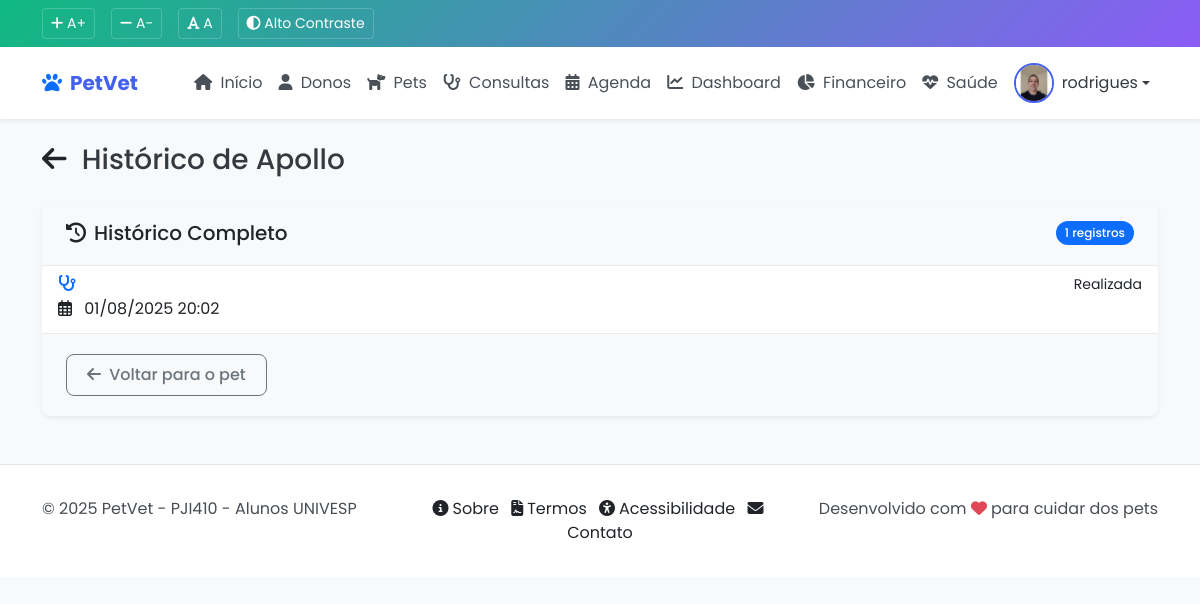
The page /core/pets/15/historico/ (signed in) on the database its author committed.
### core/models.py (models this page shows, shortened)
class Profile(models.Model):
    user = models.OneToOneField(User, on_delete=models.CASCADE, related_name='profile')
    avatar = models.ImageField(upload_to='avatars/', null=True, blank=True)
    bio = models.TextField(max_length=500, blank=True)
    telefone = models.CharField(max_length=15, blank=True)

class Pet(models.Model):
    ESPECIES = (
        ('CACHORRO', 'Cachorro'),
        ('GATO', 'Gato'),
        ('AVE', 'Ave'),
        ('ROEDOR', 'Roedor'),
        ('REPTIL', 'Réptil'),
        ('OUTRO', 'Outro'),
    )
    SEXO = (
        ('M', 'Macho'),
        ('F', 'Fêmea'),
    )
    nome = models.CharField(max_length=100)
    dono = models.ForeignKey(Dono, on_delete=models.CASCADE, related_name='pets')
    especie = models.CharField(max_length=20, choices=ESPECIES)
    raca = models.CharField(max_length=50, blank=True)
    sexo = models.CharField(max_length=1, choices=SEXO)
    data_nascimento = models.DateField(null=True, blank=True)
    peso = models.DecimalField(max_digits=5, decimal_places=2, null=True, blank=True)
    foto = models.ImageField(upload_to='pets_fotos/', null=True, blank=True)
    observacoes = models.TextField(blank=True)
    data_cadastro = models.DateTimeField(auto_now_add=True)
    updated_at = models.DateTimeField(auto_now=True)
    class Meta:
        verbose_name = 'Pet'
        verbose_name_plural = 'Pets'
        ordering = ['nome']

class Consulta(models.Model):
    STATUS = (
        ('AGENDADA', 'Agendada'),
        ('CONFIRMADA', 'Confirmada'),
        ('REALIZADA', 'Realizada'),
        ('CANCELADA', 'Cancelada'),
    )
    VETERINARIOS = (
        ('MV Paulo Alelúia', 'MV Paulo Alelúia'),
        ('MV Cleber Azevedo Souza', 'MV Cleber Azevedo Souza'),
        ('MV Ana Carolinna Piazza', 'MV Ana Carolinna Piazza'),
        ('MV Camila Banborra', 'MV Camila Banborra'),
    )
    pet = models.ForeignKey(Pet, on_delete=models.CASCADE, related_name='consultas')
    veterinario = models.CharField(max_length=100, choices=VETERINARIOS, default='MV Paulo Alelúia')
    data_hora = models.DateTimeField()
    motivo = models.CharField(max_length=200)
    diagnostico = models.TextField(blank=True)
    tratamento = models.TextField(blank=True)
    status = models.CharField(max_length=20, choices=STATUS, default='AGENDADA')
    observacoes = models.TextField(blank=True)
    data_criacao = models.DateTimeField(auto_now_add=True)
    class Meta:
        verbose_name = 'Consulta'
        verbose_name_plural = 'Consultas'
        ordering = ['-data_hora']

### core/views.py (the view)
# urls.py: path('pets/<int:pk>/historico/', views.pet_historico, name='pet_historico'),
@login_required
def pet_historico(request, pk):
    pet = get_object_or_404(Pet, pk=pk)
    consultas = Consulta.objects.filter(pet=pet).order_by('-data_hora')
    agendamentos = Agenda.objects.filter(pet=pet).order_by('-data_hora')
    historico = sorted(
        list(consultas) + list(agendamentos),
        key=lambda x: x.data_hora,
        reverse=True
    )
    context = {
        'pet': pet,
        'historico': historico,
    }
    return render(request, 'core/pet/historico.html', context)

### core/templatetags/core_extras.py (called while the page is built)
@register.filter
def class_name(obj):
    return obj.__class__.__name__

### templates/core/pet/historico.html (shortened to what this page needs)
{% extends 'base.html' %}
{% load core_extras %}
{% block content %}
<div class="container">
    <div class="d-flex justify-content-between align-items-center mb-4">
        <h1 class="h3 mb-0">
            <a href="{% url 'core:pet_detail' pet.pk %}" class="text-decoration-none text-dark">
                <i class="fas fa-arrow-left me-2"></i>
            </a>
            Histórico de {{ pet.nome }}
        </h1>
    </div>
    <div class="card mb-4">
        <div class="card-header bg-light">
            <div class="d-flex justify-content-between align-items-center">
                <h5 class="mb-0">
                    <i class="fas fa-history me-2"></i>Histórico Completo
                </h5>
                <span class="badge bg-primary">{{ historico|length }} registros</span>
            </div>
        </div>
        <div class="card-body p-0">
            {% if historico %}
                <div class="list-group list-group-flush">
                    {% for item in historico %}
                        {% if item|class_name == 'Consulta' %}
                            <a href="{% url 'core:consulta_detail' item.pk %}" class="list-group-item list-group-item-action">
                                <div class="d-flex w-100 justify-content-between">
                                    <h6 class="mb-1">
                                        <i class="fas fa-stethoscope me-2 text-primary"></i>
                                    </h6>
                                    <small class="text-{{ item.status|lower }}">{{ item.get_status_display }}</small>
                                </div>
                                <p class="mb-1">
                                    <i class="far fa-calendar-alt me-2"></i>
                                    {{ item.data_hora|date:"d/m/Y H:i" }}
                                </p>
                            </a>
                        {% endif %}
                    {% endfor %}
                </div>
            {% endif %}
        </div>
        <div class="card-footer bg-light">
            <a href="{% url 'core:pet_detail' pet.pk %}" class="btn btn-outline-secondary">
                <i class="fas fa-arrow-left me-1"></i> Voltar para o pet
            </a>
        </div>
    </div>
</div>
{% endblock %}

### templates/base.html (shortened to what this page needs)
{% load static %}
<!DOCTYPE html>
<html lang="pt-br">
<head>
    <link href="https://cdn.jsdelivr.net/npm/bootstrap@5.3.0/dist/css/bootstrap.min.css" rel="stylesheet">
    <link rel="stylesheet" href="https://cdnjs.cloudflare.com/ajax/libs/font-awesome/6.4.0/css/all.min.css">
    <link href="https://cdn.jsdelivr.net/npm/fullcalendar@5.11.3/main.min.css" rel="stylesheet">
    <link href="{% static 'css/style.css' %}" rel="stylesheet">
    <link href="{% static 'css/accessibility.css' %}" rel="stylesheet">
</head>
<body>
    <div class="accessibility-bar">
        <div class="container">
            <div class="d-flex justify-content-between align-items-center">
                <div class="accessibility-controls">
                    <button id="increaseFont" aria-label="Aumentar tamanho da fonte">
                        <i class="fas fa-plus"></i> A+
                    </button>
                    <button id="decreaseFont" aria-label="Diminuir tamanho da fonte">
                        <i class="fas fa-minus"></i> A-
                    </button>
                    <button id="normalFont" aria-label="Tamanho normal da fonte">
                        <i class="fas fa-font"></i> A
                    </button>
                    <button id="highContrast" aria-label="Ativar alto contraste">
                        <i class="fas fa-adjust"></i> Alto Contraste
                    </button>
                </div>
            </div>
        </div>
    </div>
    <nav class="navbar navbar-expand-lg sticky-top" aria-label="Navegação principal">
        <div class="container">
            <a class="navbar-brand d-flex align-items-center" href="{% url 'core:index' %}">
                <i class="fas fa-paw me-2 text-primary" aria-hidden="true"></i>
                <span>PetVet</span>
            </a>
            <div class="collapse navbar-collapse" id="navbarNav">
                <ul class="navbar-nav ms-auto">
                    <li class="nav-item">
                        <a class="nav-link {% if request.resolver_match.url_name == 'index' %}active{% endif %}" href="{% url 'core:index' %}">
                            <i class="fas fa-home me-1" aria-hidden="true"></i> Início
                        </a>
                    </li>
                    {% if user.is_authenticated %}
                    <li class="nav-item">
                        <a class="nav-link {% if request.resolver_match.url_name == 'dono_list' %}active{% endif %}" href="{% url 'core:dono_list' %}">
                            <i class="fas fa-user me-1" aria-hidden="true"></i> Donos
                        </a>
                    </li>
                    <li class="nav-item">
                        <a class="nav-link {% if request.resolver_match.url_name == 'pet_list' %}active{% endif %}" href="{% url 'core:pet_list' %}">
                            <i class="fas fa-dog me-1" aria-hidden="true"></i> Pets
                        </a>
                    </li>
                    <li class="nav-item">
                        <a class="nav-link {% if request.resolver_match.url_name == 'consulta_list' %}active{% endif %}" href="{% url 'core:consulta_list' %}">
                            <i class="fas fa-stethoscope me-1" aria-hidden="true"></i> Consultas
                        </a>
                    </li>
                    <li class="nav-item">
                        <a class="nav-link {% if request.resolver_match.url_name == 'agenda_list' %}active{% endif %}" href="{% url 'core:agenda_list' %}">
                            <i class="fas fa-calendar-alt me-1" aria-hidden="true"></i> Agenda
                        </a>
                    </li>
                    <li class="nav-item">
                        <a class="nav-link {% if request.resolver_match.url_name == 'dashboard_veterinario' %}active{% endif %}" href="{% url 'core:dashboard_veterinario' %}">
                            <i class="fas fa-chart-line me-1" aria-hidden="true"></i> Dashboard
                        </a>
                    </li>
                    <li class="nav-item">
                        <a class="nav-link {% if request.resolver_match.url_name == 'dashboard_financeiro' %}active{% endif %}" href="{% url 'core:dashboard_financeiro' %}">
                            <i class="fas fa-chart-pie me-1" aria-hidden="true"></i> Financeiro
                        </a>
                    </li>
                    <li class="nav-item">
                        <a class="nav-link {% if request.resolver_match.url_name == 'dashboard_saude' %}active{% endif %}" href="{% url 'core:dashboard_saude' %}">
                            <i class="fas fa-heartbeat me-1" aria-hidden="true"></i> Saúde
                        </a>
                    </li>
                    {% endif %}
                </ul>
                {% if user.is_authenticated %}
                <div class="d-flex align-items-center">
                    <div class="user-profile">
                        <div class="dropdown">
                            <a href="#" class="d-flex align-items-center text-decoration-none dropdown-toggle" id="userDropdown" data-bs-toggle="dropdown" aria-expanded="false">
                                {% if user.profile.avatar %}
                                    <img src="{{ user.profile.avatar.url }}" alt="{{ user.username }}" class="user-avatar">
                                {% else %}
                                    <div class="user-avatar-placeholder">
                                        <i class="fas fa-user"></i>
                                    </div>
                                {% endif %}
                                <span class="ms-2">{{ user.username }}</span>
                            </a>
                        </div>
                    </div>
                </div>
                {% endif %}
            </div>
        </div>
    </nav>
    <main id="main-content" class="py-4">
        {% block content %}{% endblock %}
    </main>
    <footer>
        <div class="container">
            <div class="row">
                <div class="col-md-4">
                    <p class="mb-0">&copy; 2025 PetVet - PJI410 - Alunos UNIVESP</p>
                </div>
                <div class="col-md-4 text-center">
                    <a href="{% url 'core:about' %}" class="text-decoration-none text-dark me-2">
                        <i class="fas fa-info-circle me-1"></i>Sobre
                    </a>
                    <a href="{% url 'core:terms' %}" class="text-decoration-none text-dark me-2">
                        <i class="fas fa-file-contract me-1"></i>Termos
                    </a>
                    <a href="{% url 'core:accessibility' %}" class="text-decoration-none text-dark me-2">
                        <i class="fas fa-universal-access me-1"></i>Acessibilidade
                    </a>
                    <a href="{% url 'core:contact' %}" class="text-decoration-none text-dark">
                        <i class="fas fa-envelope me-1"></i>Contato
                    </a>
                </div>
                <div class="col-md-4 text-md-end">
                    <p class="mb-0">
  Desenvolvido com <span class="pulse-flip-container"><i class="fas fa-heart text-danger pulse-flip" aria-hidden="true"></i></span> para cuidar dos pets
</p>
                </div>
            </div>
        </div>
    </footer>
</body>
</html>

### static/css/style.css (style rules this page uses)
:root { --primary: #4361ee; --primary-light: #738eef; --primary-dark: #2f4ad0; --secondary: #3f8efc; --success: #2ec4b6; --info: #38b6ff; --warning: #ff9f1c; --danger: #e71d36; --light: #f8f9fa; --dark: #343a40; --white: #ffffff; --gray-100: #f8f9fa; --gray-200: #e9ecef; --gray-300: #dee2e6; --gray-400: #ced4da; --gray-500: #adb5bd; --gray-600: #6c757d; --gray-700: #495057; --gray-800: #343a40; --gray-900: #212529; --font-family-sans-serif: 'Poppins', -apple-system, BlinkMacSystemFont, "Segoe UI", Roboto, "Helvetica Neue", Arial, sans-serif; --font-family-monospace: SFMono-Regular, Menlo, Monaco, Consolas, "Liberation Mono", "Courier New", monospace; --box-shadow: 0 0.5rem 1rem rgba(0, 0, 0, 0.15); --box-shadow-sm: 0 0.125rem 0.25rem rgba(0, 0, 0, 0.075); --box-shadow-lg: 0 1rem 3rem rgba(0, 0, 0, 0.175); --border-radius: 0.5rem; --border-radius-sm: 0.25rem; --border-radius-lg: 1rem; --border-radius-pill: 50rem; --border-radius-circle: 50%; --transition-base: all 0.2s ease-in-out; --transition-fade: opacity 0.15s linear; --transition-collapse: height 0.35s ease; }
body { font-family: var(--font-family-sans-serif); background-color: var(--gray-100); color: var(--gray-800); overflow-x: hidden; }
.navbar { background-color: var(--white); box-shadow: var(--box-shadow-sm); }
.navbar-brand { font-weight: 700; color: var(--primary); }
.navbar-nav .nav-link { color: var(--gray-700); transition: var(--transition-base); position: relative; padding: 0.5rem 1rem; }
.card { border: none; border-radius: var(--border-radius); box-shadow: var(--box-shadow-sm); transition: var(--transition-base); overflow: hidden; margin-bottom: 1.5rem; }
.card-header { background-color: var(--white); border-bottom: 1px solid var(--gray-200); padding: 1.25rem 1.5rem; }
.card-body { padding: 1.5rem; }
.card-footer { background-color: var(--white); border-top: 1px solid var(--gray-200); padding: 1.25rem 1.5rem; }
.btn { border-radius: var(--border-radius); padding: 0.5rem 1.25rem; font-weight: 500; transition: var(--transition-base); }
.badge { padding: 0.5em 0.75em; font-weight: 500; border-radius: var(--border-radius-pill); }

### static/css/accessibility.css (style rules this page uses)
.accessibility-bar { background: linear-gradient(135deg, #10b981 0%, #8b5cf6 100%); color: white; padding: 0.5rem 0; font-size: 0.875rem; }
.accessibility-controls { display: flex; gap: 1rem; align-items: center; }
.accessibility-controls button { background: none; border: 1px solid rgba(255,255,255,0.2); color: white; padding: 0.25rem 0.5rem; border-radius: 4px; cursor: pointer; transition: all 0.3s ease; }

### rows shown on the page
Pet: nome "Apollo"
Consulta: status "Realizada", data_hora "01/08/2025 20:02"

### other values the page prints
{{ user.username }} "rodrigues"
{{ historico|length }} "1"
